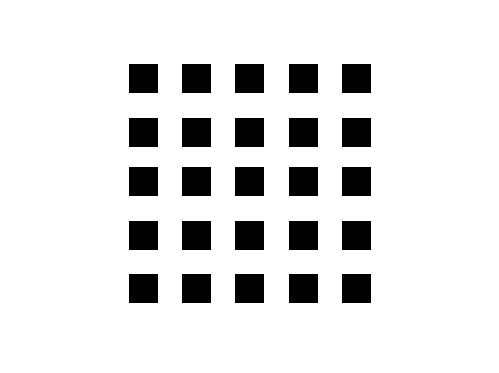
%> input picture matlab/img/grid.png, 499 x 373 px
$ octave main.m   (GNU Octave 9; MATLAB toolbox functions it lacks are replaced by stand-ins)
%> lines starting %> are read from the running program, lines starting %| are printed output that depends on the picture; in (x1, y1, x2, y2) boxes, pixels count from 0 and x2, y2 are one past the last pixel; in counts of white or black regions, pixels touching at a corner belong together; the program's own positions count from 1
### matlab/buildImgGraph.m
function [ G, Simg, sinkId, sourceId ] = buildImgGraph( img, fgseeds, bgseeds, lambda, sigma )

 % Reshape image and masks
[h, w, c] = size(img);
Simg = reshape(img, h*w, c);
Sfgseeds = reshape(fgseeds, h*w, 1);
Sbgseeds = reshape(bgseeds, h*w, 1);

% Compute histograms on seeded pixels
[fgHist, binLocations] = imhist(Simg(Sfgseeds == 255,:));
[bgHist, ~] = imhist(Simg(Sbgseeds == 255,:));

% Compute the distribution probability Pr(Ip|O) and Pr(Ip|B)
fgHist = fgHist ./ sum(fgHist);
bgHist = bgHist ./ sum(bgHist);

% Example
% Rp_fg for the pixel in (1,1)
%Rp_fg = -log(fgHist(binLocations == img(1,1,:)));

% Compute the graph edges from the image size
edges = edgeList( h, w );

% Compute the edges to the sink and the source
sinkId = h*w+1; % node id for the sink
sourceId = h*w+2; % node id for the source
sinkEdges = [sinkId*ones(1,h*w); 1:h*w];
sourceEdges = [sourceId*ones(1,h*w); 1:h*w];

% Compute Bpq weights
weights = adhoc(single(Simg(edges(1,:))), single(Simg(edges(2,:))), sigma, w, edges(1,:), edges(2,:));

% [12 lines of commented-out code are left out]
K = 8 * max(weights); % because 8-neighbouring system

% Compute sink weights
%sinkWeights = zeros(h*w, 1);
tmp = -log(fgHist(1+Simg));
tmp(tmp == Inf) = K;
sinkWeights = lambda * tmp;
sinkWeights(Sfgseeds == 255) = 0;
sinkWeights(Sbgseeds == 255) = K;

% [7 lines of commented-out code are left out]
tmp = -log(bgHist(1+Simg));
tmp(tmp == Inf) = K;
sourceWeights = lambda * tmp;
sourceWeights(Sfgseeds == 255) = K;
sourceWeights(Sbgseeds == 255) = 0;

% Clever way to assign weights, but gain in speed is negligeable
%tmp = -log(bgHist(1+Simg((Sfgseeds == 0) .* (Sbgseeds == 0) == 1)));
%tmp(tmp == Inf) = 200000*K;
%sourceWeights((Sfgseeds == 0) .* (Sbgseeds == 0) == 1) = lambda * tmp;

% Create the weighted undirected graph
G = graph(  [edges(1,:) sinkEdges(1,:) sourceEdges(1,:)], ...
            [edges(2,:) sinkEdges(2,:) sourceEdges(2,:)], ...
            [weights; sinkWeights; sourceWeights]);

%plot(G,'Layout','layered')
end

### matlab/edgeList.m
function [ edges ] = edgeList( h, w )
% Return edges corresponding to a full meshed HxW image

vertEdges = [1:(h-1)*w; (1:(h-1)*w) + w];

horEdges = [1:w:h*w; (1:w:h*w) + 1];
for i=1:w-2
    horEdges = [horEdges [(1:w:h*w) + i; (1:w:h*w) + i+1]];
end

rdiagEdges = [];
for i=1:h-1
    rdiagEdges = [rdiagEdges [(1:w-1)+w*(i-1); (1:w-1)+w*i+1]];
end

ldiagEdges = [];
for i=1:h-1
    ldiagEdges = [ldiagEdges [(2:w)+w*(i-1); (1:w-1)+w*i]];
end

edges = [[vertEdges(1,:) horEdges(1,:) rdiagEdges(1,:) ldiagEdges(1,:)];
         [vertEdges(2,:) horEdges(2,:) rdiagEdges(2,:) ldiagEdges(2,:)]];

%G = graph(edges(1,:), edges(2,:));
%plot(G,'Layout','layered')
end

### matlab/adhoc.m
function [ d ] = adhoc( a, b, sigma, w, pIndex, qIndex )

p = coord(pIndex, w);
q = coord(qIndex, w);
tmp = p - q;

r = rbf(a, b, sigma);

d = zeros(size(r));
for i=1:size(tmp,1)
    d(i) = r(i) ./ sqrt(tmp(i,:) * tmp(i,:)');
end

end

### matlab/coord.m
function [ c ] = coord( pIndex, w )

xp = mod(pIndex-1, w) + 1;
yp = ((pIndex - xp)./w) + 1;
c = [xp(:) yp(:)];
end

### matlab/rbf.m
function [ d ] = rbf( a, b, sigma )
% Perform the element-wise RBF kernel function between a and b vectors

if nargin < 3
    sigma = 80;
end

tmp = a - b;
d = exp(-tmp .* tmp/(2*sigma^2));
end

### matlab/main.m
clear; clc;

lambda = 0;
sigma = 80;

% Open image & masks
img = rgb2gray(imread('img/grid.png'));
%> img: size 373x499 uint8; values 137 (black) and 228 (white), 88.7% white; 25 black regions, largest, box (x1, y1, x2, y2) and area: (129, 64, 158, 93) 841, (182, 64, 211, 93) 841, (235, 64, 264, 93) 841
fgseeds = rgb2gray(imread('img/grid_fgmask_2.png'));
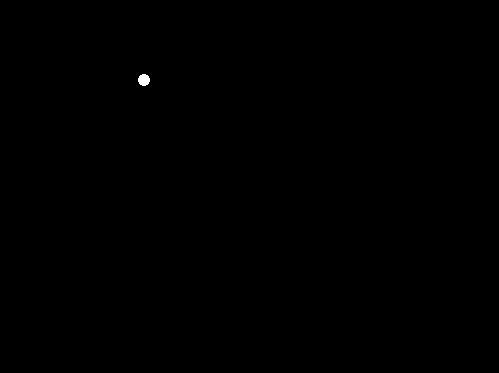
%> input picture matlab/img/grid_fgmask_2.png, 499 x 373 px
%> fgseeds: size 373x499 uint8; 0.06% white; 1 white region, box (x1, y1, x2, y2) and area: (138, 74, 150, 86) 112
bgseeds = rgb2gray(imread('img/grid_bgmask_2.png'));
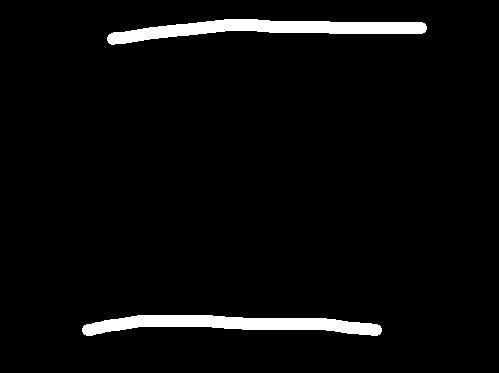
%> input picture matlab/img/grid_bgmask_2.png, 499 x 373 px
%> bgseeds: size 373x499 uint8; 4% white; 2 white regions, box (x1, y1, x2, y2) and area: (107, 19, 427, 45) 3826, (82, 315, 382, 336) 3586
[h, w, c] = size(img);
%> h = 373; w = 499; c = 1

% Compute the graph
[G,Simg,sinkId,sourceId] = buildImgGraph(img, fgseeds, bgseeds, lambda, sigma);
%> in buildImgGraph, `[fgHist, binLocations] = imhist(Simg(Sfgseeds == 255,:));`: fgHist = 256 values, max 112 at index 138, min 0 at index 1, mean 0.438; binLocations = 256 values from 0 to 255
%> in buildImgGraph, `[bgHist, ~] = imhist(Simg(Sbgseeds == 255,:));`: bgHist = 256 values, max 7412 at index 229, min 0 at index 1, mean 28.95
%> in buildImgGraph, `fgHist = fgHist ./ sum(fgHist);`: fgHist = 256 values, max 1 at index 138, min 0 at index 1, mean 0.00391
%> in buildImgGraph, `bgHist = bgHist ./ sum(bgHist);`: bgHist = 256 values, max 1 at index 229, min 0 at index 1, mean 0.00391
%> in buildImgGraph, `K = 8 * max(weights);`: K = 8
%> the run ends on the next line
